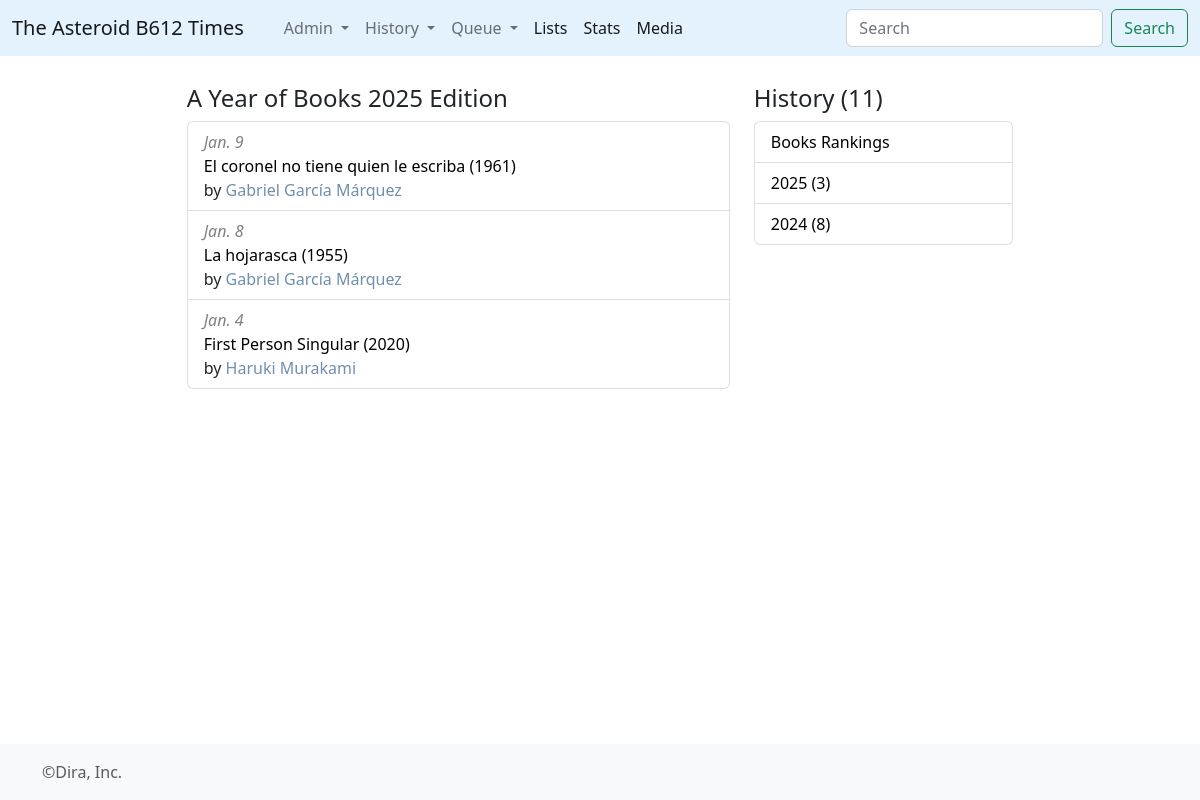
Screenshot of /books/1 with the database file from the repository.
### times/models.py (models this page shows, shortened)
class Consumo(models.Model):
	volume = models.ForeignKey(Book,on_delete=models.CASCADE)
	pages = models.IntegerField()
	start_d = models.DateField()
	finish_d = models.DateField()

class Book(models.Model):
	title = models.CharField(max_length=512)
	orig_lan = models.CharField(max_length=2)
	info = models.TextField()
	pub_year = models.IntegerField()
	wtype = models.ForeignKey(WikiType,on_delete=models.CASCADE)
	@property
	def titulo(self):
		return self.title+' ('+ str(self.pub_year) +')'
	@property
	def authors_links(self):
		creds = Credito.objects.filter(ctype__id__in=[1,5,6,7],media_type=1,media_id=self.id)
		enlaces = ""
		for c in creds:
			enlaces = enlaces + "<a href='/wiki/"+str(c.persona.id)+"' style='text-decoration:none; color:#6F8FAF;'>"+c.persona.title+"</a>,&nbsp;"
		return enlaces[:-7]

class Credito(models.Model):
	ctype = models.ForeignKey(CreditType,on_delete=models.CASCADE)
	persona = models.ForeignKey(Wiki,on_delete=models.CASCADE)
	media_type = models.IntegerField()
	media_id = models.IntegerField()

class Wiki(models.Model):
	wtype = models.ForeignKey(WikiType,on_delete=models.CASCADE)
	title = models.CharField(max_length=512)
	info = models.TextField()
	created_at = models.DateTimeField(auto_now=True)
	updated_at = models.DateTimeField(null=True,blank=True)

### times/views.py (the view)
# urls.py: path('books/<y>', views.books, name='books'),
def books(request,y):
	max_year = Consumo.objects.order_by('-finish_d').first()
	if int(y)==1:
		y = max_year.finish_d.strftime('%Y')
	conteo = Consumo.objects.filter(volume__wtype__id=9).count()
	anhos = Consumo.objects.filter(volume__wtype__id=9).values('finish_d__year').annotate(qbooks=Count('id')).order_by('-finish_d__year')
	rqueue = Book.objects.filter(consumo__volume__isnull=True, wtype__id=9).order_by('pub_year')
	rhist = Consumo.objects.filter(volume__wtype__id=9,finish_d__year=int(y)).order_by('-finish_d','-id')
	return render(request,'view-history.html',{'rhist':rhist,'rqueue':rqueue,'anhos':anhos,'anho':y,'conteo':conteo})

### times/templates/view-history.html (shortened to what this page needs)
{% extends 'base_listing.html' %}
{% block contenido %}
<article>
		<h4>A Year of Books {{anho}} Edition</h4>
	  <ul class="list-group" reversed>
        {% for a in rhist %}
          <li class="list-group-item">
          	<span style="color:grey;"><i>{{a.finish_d|date:"N j"}}</i></span><br><a href="{% url 'book' a.volume.id %}" style="color:black; text-decoration: none;">{{a.volume.titulo}}</a><br>by {{a.volume.authors_links|safe}}
          </li>
        {% endfor %}
      </ul>
</article>
<br>
{% endblock%}
{% block rightbar %}
<br>
<h4>History ({{conteo}})</h4>
      <ul class="list-group">
          <li class="list-group-item d-flex justify-content-between align-items-center">
            <a href="{% url 'bookduel' %}" style="color:black; text-decoration: none;"> Books Rankings</a>
          </li>
        {% for d in anhos %}
          <li class="list-group-item d-flex justify-content-between align-items-center">
          <a href="{% url 'books' d.finish_d__year %}" style="color:black; text-decoration: none;"> {{d.finish_d__year}} ({{d.qbooks}})</a>
          </li>
        {% endfor %}
      </ul>
{% endblock %}

### rows the page displays
Consumo: finish_d "Jan. 9", volume.titulo "El coronel no tiene quien le escriba (1961)", volume.authors_links "Gabriel García Márquez"
Consumo: finish_d "Jan. 8", volume.titulo "La hojarasca (1955)", volume.authors_links "Gabriel García Márquez"
Consumo: finish_d "Jan. 4", volume.titulo "First Person Singular (2020)", volume.authors_links "Haruki Murakami"

### other values shown
{{ anho }} "2025"
{{ conteo }} "11"
{{ d.finish_d__year }} "2025" "2024"
{{ d.qbooks }} "3" "8"
